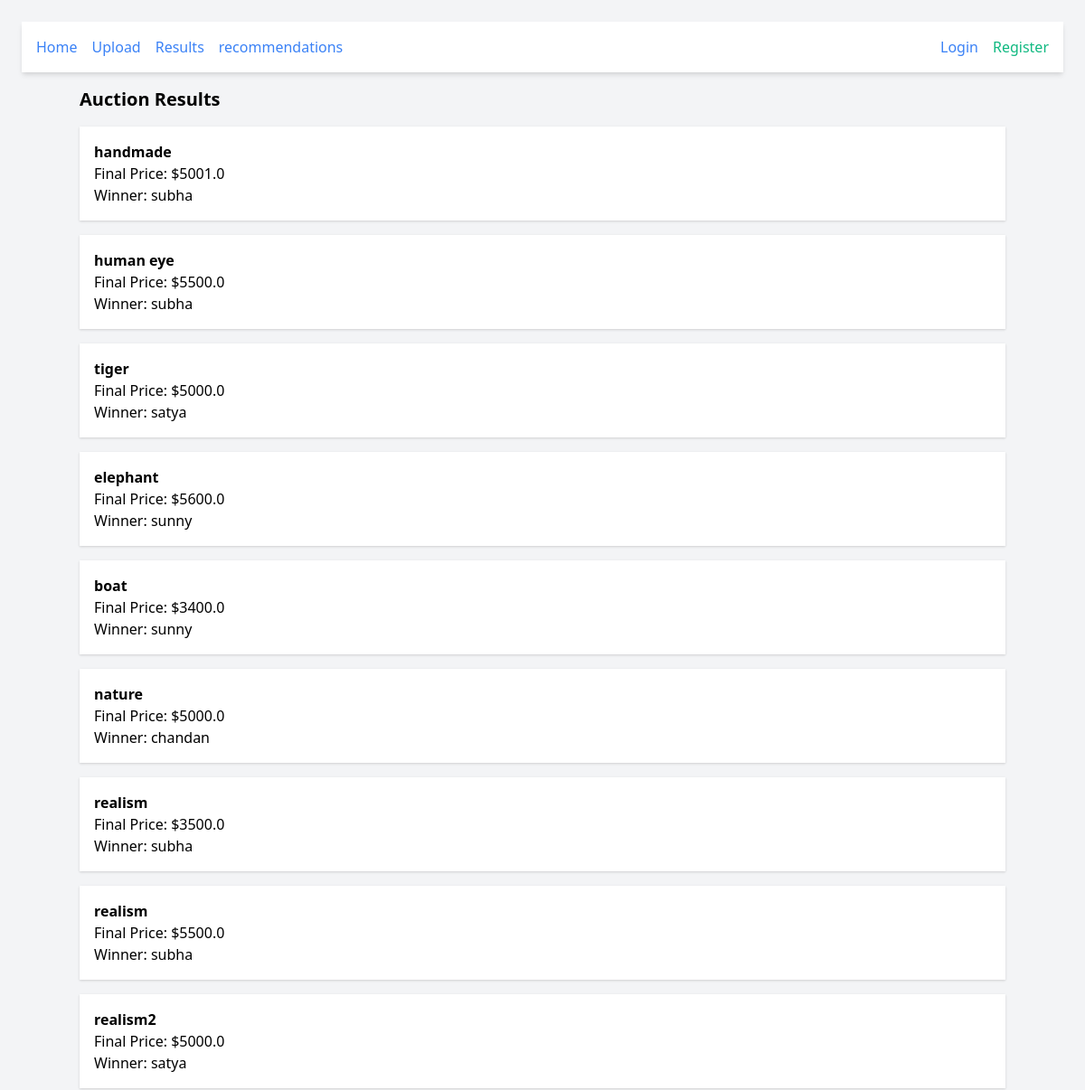
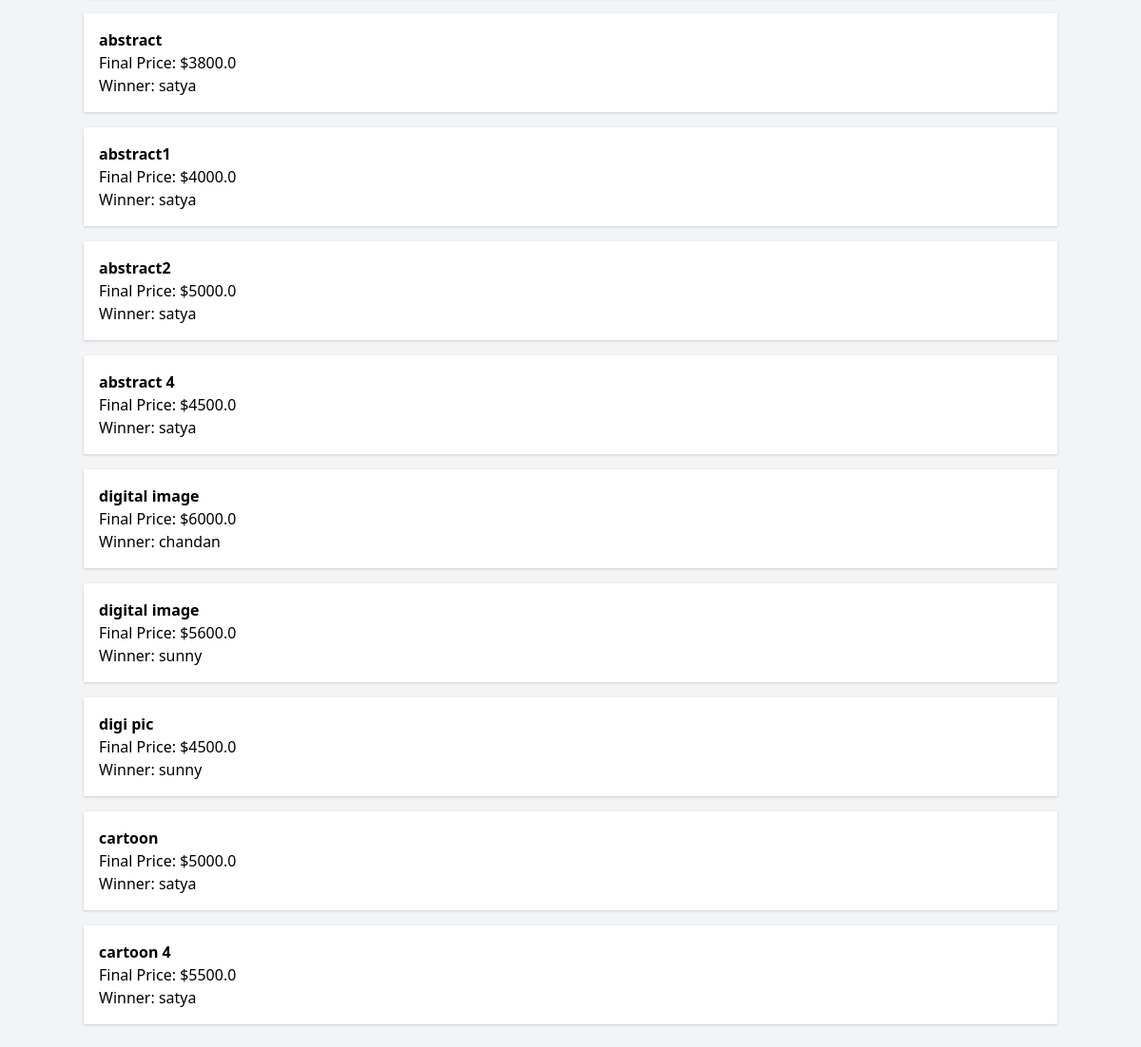
The app's page /results/ with its own data (2 pictures, top to bottom).
### auctions/models.py (models this page shows)
class Painting(models.Model):
    artist = models.ForeignKey(Artist, on_delete=models.CASCADE)
    title = models.CharField(max_length=100)
    description = models.TextField()
    style = models.CharField(max_length=100)
    starting_price = models.FloatField()
    image = models.ImageField(upload_to='paintings/')
    date_uploaded = models.DateTimeField(auto_now_add=True)

class Bid(models.Model):
    painting = models.ForeignKey(Painting, on_delete=models.CASCADE)
    user = models.ForeignKey(User, on_delete=models.CASCADE)
    amount = models.FloatField()
    timestamp = models.DateTimeField(auto_now_add=True)

### auctions/views.py (the view)
# urls.py: path('results/', views.auction_results, name='auction_results'),
def auction_results(request):
    results = []
    for painting in Painting.objects.all():
        highest_bid = Bid.objects.filter(painting=painting).order_by('-amount').first()
        if highest_bid:
            results.append({
                'painting': painting,
                'final_price': highest_bid.amount,
                'winner': highest_bid.user.username
            })
    return render(request, 'results.html', {'results': results})

### templates/results.html
{% extends 'base.html' %}
{% block content %}
  <h2 class="text-xl font-bold mb-4">Auction Results</h2>
  <div class="space-y-4">
    {% for result in results %}
      <div class="bg-white p-4 shadow">
        <h3 class="font-semibold">{{ result.painting.title }}</h3>
        <p>Final Price: ${{ result.final_price }}</p>
        <p>Winner: {{ result.winner }}</p>
      </div>
    {% endfor %}
  </div>
{% endblock %}

### records on screen
Painting: painting "handmade", final_price "5001.0", winner "subha"
Painting: painting "human eye", final_price "5500.0", winner "subha"
Painting: painting "tiger", final_price "5000.0", winner "satya"
Painting: painting "elephant", final_price "5600.0", winner "sunny"
Painting: painting "boat", final_price "3400.0", winner "sunny"
Painting: painting "nature", final_price "5000.0", winner "chandan"
Painting: painting "realism", final_price "3500.0", winner "subha"
Painting: painting "realism", final_price "5500.0", winner "subha"
Painting: painting "realism2", final_price "5000.0", winner "satya"
Painting: painting "abstract", final_price "3800.0", winner "satya"
Painting: painting "abstract1", final_price "4000.0", winner "satya"
Painting: painting "abstract2", final_price "5000.0", winner "satya"
Painting: painting "abstract 4", final_price "4500.0", winner "satya"
Painting: painting "digital image", final_price "6000.0", winner "chandan"
Painting: painting "digital image", final_price "5600.0", winner "sunny"
Painting: painting "digi pic", final_price "4500.0", winner "sunny"
Painting: painting "cartoon", final_price "5000.0", winner "satya"
Painting: painting "cartoon 4", final_price "5500.0", winner "satya"
